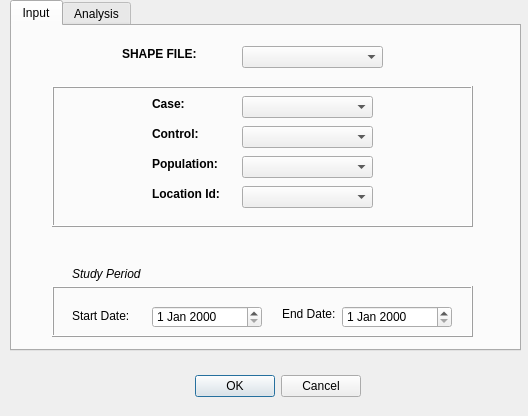
<?xml version="1.0" encoding="UTF-8"?>
<ui version="4.0">
 <class>Dialog</class>
 <widget class="QDialog" name="Dialog">
  <property name="geometry">
   <rect>
    <x>0</x>
    <y>0</y>
    <width>528</width>
    <height>416</height>
   </rect>
  </property>
  <property name="windowTitle">
   <string>Dialog</string>
  </property>
  <widget class="QTabWidget" name="tabWidget">
   <property name="geometry">
    <rect>
     <x>10</x>
     <y>0</y>
     <width>511</width>
     <height>351</height>
    </rect>
   </property>
   <property name="currentIndex">
    <number>0</number>
   </property>
   <widget class="QWidget" name="Input">
    <attribute name="title">
     <string>Input</string>
    </attribute>
    <widget class="QLabel" name="label">
     <property name="geometry">
      <rect>
       <x>110</x>
       <y>20</y>
       <width>81</width>
       <height>16</height>
      </rect>
     </property>
     <property name="font">
      <font>
       <family>Lao UI</family>
       <weight>75</weight>
       <bold>true</bold>
      </font>
     </property>
     <property name="text">
      <string>SHAPE FILE:</string>
     </property>
    </widget>
    <widget class="QComboBox" name="comboBox_5">
     <property name="geometry">
      <rect>
       <x>230</x>
       <y>20</y>
       <width>141</width>
       <height>22</height>
      </rect>
     </property>
    </widget>
    <widget class="QLabel" name="label_10">
     <property name="geometry">
      <rect>
       <x>60</x>
       <y>240</y>
       <width>91</width>
       <height>16</height>
      </rect>
     </property>
     <property name="text">
      <string>&lt;html&gt;&lt;head/&gt;&lt;body&gt;&lt;p&gt;&lt;span style=&quot; font-style:italic; color:#000000;&quot;&gt;Study Period&lt;/span&gt;&lt;/p&gt;&lt;/body&gt;&lt;/html&gt;</string>
     </property>
     <property name="textFormat">
      <enum>Qt::AutoText</enum>
     </property>
    </widget>
    <widget class="QFrame" name="frame_2">
     <property name="geometry">
      <rect>
       <x>40</x>
       <y>260</y>
       <width>421</width>
       <height>51</height>
      </rect>
     </property>
     <property name="frameShape">
      <enum>QFrame::Box</enum>
     </property>
     <property name="frameShadow">
      <enum>QFrame::Raised</enum>
     </property>
     <widget class="QLabel" name="label_11">
      <property name="geometry">
       <rect>
        <x>20</x>
        <y>20</y>
        <width>71</width>
        <height>20</height>
       </rect>
      </property>
      <property name="text">
       <string>Start Date:</string>
      </property>
     </widget>
     <widget class="QLabel" name="label_12">
      <property name="geometry">
       <rect>
        <x>230</x>
        <y>20</y>
        <width>61</width>
        <height>16</height>
       </rect>
      </property>
      <property name="text">
       <string>End Date:</string>
      </property>
     </widget>
     <widget class="QDateEdit" name="dateEdit">
      <property name="geometry">
       <rect>
        <x>100</x>
        <y>20</y>
        <width>110</width>
        <height>22</height>
       </rect>
      </property>
     </widget>
     <widget class="QDateEdit" name="dateEdit_2">
      <property name="geometry">
       <rect>
        <x>290</x>
        <y>20</y>
        <width>110</width>
        <height>22</height>
       </rect>
      </property>
     </widget>
    </widget>
    <widget class="QFrame" name="frame">
     <property name="geometry">
      <rect>
       <x>40</x>
       <y>60</y>
       <width>421</width>
       <height>141</height>
      </rect>
     </property>
     <property name="font">
      <font>
       <weight>75</weight>
       <bold>true</bold>
      </font>
     </property>
     <property name="frameShape">
      <enum>QFrame::Box</enum>
     </property>
     <property name="frameShadow">
      <enum>QFrame::Raised</enum>
     </property>
     <widget class="QComboBox" name="comboBox_4">
      <property name="geometry">
       <rect>
        <x>190</x>
        <y>100</y>
        <width>131</width>
        <height>22</height>
       </rect>
      </property>
     </widget>
     <widget class="QLabel" name="label_5">
      <property name="geometry">
       <rect>
        <x>100</x>
        <y>100</y>
        <width>91</width>
        <height>16</height>
       </rect>
      </property>
      <property name="text">
       <string>Location Id:</string>
      </property>
     </widget>
     <widget class="QLabel" name="label_2">
      <property name="geometry">
       <rect>
        <x>100</x>
        <y>10</y>
        <width>53</width>
        <height>16</height>
       </rect>
      </property>
      <property name="text">
       <string>Case:</string>
      </property>
     </widget>
     <widget class="QComboBox" name="comboBox_3">
      <property name="geometry">
       <rect>
        <x>190</x>
        <y>70</y>
        <width>131</width>
        <height>22</height>
       </rect>
      </property>
     </widget>
     <widget class="QLabel" name="label_3">
      <property name="geometry">
       <rect>
        <x>100</x>
        <y>40</y>
        <width>53</width>
        <height>16</height>
       </rect>
      </property>
      <property name="text">
       <string>Control:</string>
      </property>
     </widget>
     <widget class="QComboBox" name="comboBox_2">
      <property name="geometry">
       <rect>
        <x>190</x>
        <y>40</y>
        <width>131</width>
        <height>22</height>
       </rect>
      </property>
     </widget>
     <widget class="QLabel" name="label_4">
      <property name="geometry">
       <rect>
        <x>100</x>
        <y>70</y>
        <width>81</width>
        <height>16</height>
       </rect>
      </property>
      <property name="text">
       <string>Population:</string>
      </property>
     </widget>
     <widget class="QComboBox" name="comboBox">
      <property name="geometry">
       <rect>
        <x>190</x>
        <y>10</y>
        <width>131</width>
        <height>22</height>
       </rect>
      </property>
     </widget>
    </widget>
   </widget>
   <widget class="QWidget" name="Analysis">
    <attribute name="title">
     <string>Analysis</string>
    </attribute>
    <widget class="QLabel" name="label_9">
     <property name="geometry">
      <rect>
       <x>110</x>
       <y>288</y>
       <width>53</width>
       <height>16</height>
      </rect>
     </property>
     <property name="font">
      <font>
       <weight>75</weight>
       <bold>true</bold>
      </font>
     </property>
     <property name="text">
      <string>Output:</string>
     </property>
    </widget>
    <widget class="QLabel" name="label_6">
     <property name="geometry">
      <rect>
       <x>180</x>
       <y>10</y>
       <width>111</width>
       <height>21</height>
      </rect>
     </property>
     <property name="font">
      <font>
       <family>Lao UI</family>
       <weight>75</weight>
       <bold>true</bold>
      </font>
     </property>
     <property name="mouseTracking">
      <bool>false</bool>
     </property>
     <property name="text">
      <string>Probability Model</string>
     </property>
    </widget>
    <widget class="QFrame" name="frame_5">
     <property name="geometry">
      <rect>
       <x>350</x>
       <y>30</y>
       <width>141</width>
       <height>101</height>
      </rect>
     </property>
     <property name="frameShape">
      <enum>QFrame::Box</enum>
     </property>
     <property name="frameShadow">
      <enum>QFrame::Raised</enum>
     </property>
     <widget class="QRadioButton" name="radioButton_15">
      <property name="geometry">
       <rect>
        <x>10</x>
        <y>70</y>
        <width>131</width>
        <height>20</height>
       </rect>
      </property>
      <property name="text">
       <string>High or Low Rates</string>
      </property>
     </widget>
     <widget class="QRadioButton" name="radioButton_13">
      <property name="geometry">
       <rect>
        <x>10</x>
        <y>10</y>
        <width>95</width>
        <height>20</height>
       </rect>
      </property>
      <property name="text">
       <string>High Rates</string>
      </property>
     </widget>
     <widget class="QRadioButton" name="radioButton_14">
      <property name="geometry">
       <rect>
        <x>10</x>
        <y>40</y>
        <width>95</width>
        <height>20</height>
       </rect>
      </property>
      <property name="text">
       <string>Low Rates</string>
      </property>
     </widget>
    </widget>
    <widget class="QLabel" name="label_7">
     <property name="geometry">
      <rect>
       <x>20</x>
       <y>10</y>
       <width>111</width>
       <height>21</height>
      </rect>
     </property>
     <property name="font">
      <font>
       <family>Lao UI</family>
       <weight>75</weight>
       <bold>true</bold>
      </font>
     </property>
     <property name="text">
      <string>Type Of Analysis</string>
     </property>
    </widget>
    <widget class="QLineEdit" name="lineEdit">
     <property name="geometry">
      <rect>
       <x>170</x>
       <y>288</y>
       <width>171</width>
       <height>22</height>
      </rect>
     </property>
    </widget>
    <widget class="QLabel" name="label_8">
     <property name="geometry">
      <rect>
       <x>360</x>
       <y>10</y>
       <width>91</width>
       <height>21</height>
      </rect>
     </property>
     <property name="font">
      <font>
       <family>Lao UI</family>
       <weight>75</weight>
       <bold>true</bold>
      </font>
     </property>
     <property name="text">
      <string>Scan For Areas</string>
     </property>
    </widget>
    <widget class="QToolButton" name="toolButton">
     <property name="geometry">
      <rect>
       <x>350</x>
       <y>290</y>
       <width>27</width>
       <height>20</height>
      </rect>
     </property>
     <property name="text">
      <string>...</string>
     </property>
    </widget>
    <widget class="QFrame" name="frame_6">
     <property name="geometry">
      <rect>
       <x>10</x>
       <y>30</y>
       <width>331</width>
       <height>241</height>
      </rect>
     </property>
     <property name="frameShape">
      <enum>QFrame::Box</enum>
     </property>
     <property name="frameShadow">
      <enum>QFrame::Raised</enum>
     </property>
     <widget class="QComboBox" name="comboBox_7">
      <property name="enabled">
       <bool>false</bool>
      </property>
      <property name="geometry">
       <rect>
        <x>160</x>
        <y>30</y>
        <width>161</width>
        <height>22</height>
       </rect>
      </property>
      <item>
       <property name="text">
        <string>Poisson</string>
       </property>
      </item>
      <item>
       <property name="text">
        <string>Bernoulli</string>
       </property>
      </item>
      <item>
       <property name="text">
        <string>Multinomial</string>
       </property>
      </item>
      <item>
       <property name="text">
        <string>Ordinal</string>
       </property>
      </item>
      <item>
       <property name="text">
        <string>Exponential</string>
       </property>
      </item>
      <item>
       <property name="text">
        <string>Normal</string>
       </property>
      </item>
     </widget>
     <widget class="QComboBox" name="comboBox_10">
      <property name="enabled">
       <bool>false</bool>
      </property>
      <property name="geometry">
       <rect>
        <x>160</x>
        <y>120</y>
        <width>161</width>
        <height>22</height>
       </rect>
      </property>
      <item>
       <property name="text">
        <string>Poisson</string>
       </property>
      </item>
     </widget>
     <widget class="QLabel" name="label_20">
      <property name="geometry">
       <rect>
        <x>10</x>
        <y>10</y>
        <width>141</width>
        <height>16</height>
       </rect>
      </property>
      <property name="font">
       <font>
        <family>Arial</family>
        <italic>true</italic>
       </font>
      </property>
      <property name="text">
       <string>Retrospective Analysis:</string>
      </property>
     </widget>
     <widget class="QLabel" name="label_21">
      <property name="geometry">
       <rect>
        <x>10</x>
        <y>160</y>
        <width>131</width>
        <height>16</height>
       </rect>
      </property>
      <property name="font">
       <font>
        <family>Arial</family>
        <italic>true</italic>
       </font>
      </property>
      <property name="text">
       <string>Prospective Analysis:</string>
      </property>
     </widget>
     <widget class="QComboBox" name="comboBox_13">
      <property name="enabled">
       <bool>false</bool>
      </property>
      <property name="geometry">
       <rect>
        <x>160</x>
        <y>60</y>
        <width>161</width>
        <height>22</height>
       </rect>
      </property>
      <item>
       <property name="text">
        <string>Poisson</string>
       </property>
      </item>
      <item>
       <property name="text">
        <string>Bernoulli</string>
       </property>
      </item>
      <item>
       <property name="text">
        <string>Multinomial</string>
       </property>
      </item>
      <item>
       <property name="text">
        <string>Ordinal</string>
       </property>
      </item>
      <item>
       <property name="text">
        <string>Exponential</string>
       </property>
      </item>
      <item>
       <property name="text">
        <string>Normal</string>
       </property>
      </item>
     </widget>
     <widget class="QComboBox" name="comboBox_8">
      <property name="enabled">
       <bool>false</bool>
      </property>
      <property name="geometry">
       <rect>
        <x>160</x>
        <y>90</y>
        <width>161</width>
        <height>22</height>
       </rect>
      </property>
      <item>
       <property name="text">
        <string>Poisson</string>
       </property>
      </item>
      <item>
       <property name="text">
        <string>Bernoulli</string>
       </property>
      </item>
      <item>
       <property name="text">
        <string>Space-Time Permutation</string>
       </property>
      </item>
      <item>
       <property name="text">
        <string>Multinomial</string>
       </property>
      </item>
      <item>
       <property name="text">
        <string>Ordinal</string>
       </property>
      </item>
      <item>
       <property name="text">
        <string>Exponential</string>
       </property>
      </item>
      <item>
       <property name="text">
        <string>Normal</string>
       </property>
      </item>
     </widget>
     <widget class="QComboBox" name="comboBox_9">
      <property name="enabled">
       <bool>false</bool>
      </property>
      <property name="geometry">
       <rect>
        <x>160</x>
        <y>180</y>
        <width>161</width>
        <height>22</height>
       </rect>
      </property>
      <item>
       <property name="text">
        <string>Poisson</string>
       </property>
      </item>
      <item>
       <property name="text">
        <string>Bernoulli</string>
       </property>
      </item>
      <item>
       <property name="text">
        <string>Multinomial</string>
       </property>
      </item>
      <item>
       <property name="text">
        <string>Ordinal</string>
       </property>
      </item>
      <item>
       <property name="text">
        <string>Exponential</string>
       </property>
      </item>
      <item>
       <property name="text">
        <string>Normal</string>
       </property>
      </item>
     </widget>
     <widget class="QComboBox" name="comboBox_11">
      <property name="enabled">
       <bool>false</bool>
      </property>
      <property name="geometry">
       <rect>
        <x>160</x>
        <y>210</y>
        <width>161</width>
        <height>22</height>
       </rect>
      </property>
      <item>
       <property name="text">
        <string>Poisson</string>
       </property>
      </item>
      <item>
       <property name="text">
        <string>Bernoulli</string>
       </property>
      </item>
      <item>
       <property name="text">
        <string>Space-Time Permutation</string>
       </property>
      </item>
      <item>
       <property name="text">
        <string>Multinomial</string>
       </property>
      </item>
      <item>
       <property name="text">
        <string>Ordinal</string>
       </property>
      </item>
      <item>
       <property name="text">
        <string>Exponential</string>
       </property>
      </item>
      <item>
       <property name="text">
        <string>Normal</string>
       </property>
      </item>
     </widget>
     <widget class="QRadioButton" name="radioButton">
      <property name="enabled">
       <bool>true</bool>
      </property>
      <property name="geometry">
       <rect>
        <x>20</x>
        <y>30</y>
        <width>121</width>
        <height>20</height>
       </rect>
      </property>
      <property name="font">
       <font>
        <family>Arial</family>
        <weight>75</weight>
        <bold>true</bold>
       </font>
      </property>
      <property name="text">
       <string>Purely Spatial:</string>
      </property>
     </widget>
     <widget class="QRadioButton" name="radioButton_2">
      <property name="geometry">
       <rect>
        <x>20</x>
        <y>60</y>
        <width>131</width>
        <height>20</height>
       </rect>
      </property>
      <property name="font">
       <font>
        <family>Arial</family>
        <weight>75</weight>
        <bold>true</bold>
       </font>
      </property>
      <property name="text">
       <string>Purely Temporal:</string>
      </property>
     </widget>
     <widget class="QRadioButton" name="radioButton_3">
      <property name="geometry">
       <rect>
        <x>20</x>
        <y>90</y>
        <width>111</width>
        <height>20</height>
       </rect>
      </property>
      <property name="font">
       <font>
        <family>Arial</family>
        <weight>75</weight>
        <bold>true</bold>
       </font>
      </property>
      <property name="text">
       <string>Space-Time:</string>
      </property>
     </widget>
     <widget class="QRadioButton" name="radioButton_4">
      <property name="geometry">
       <rect>
        <x>20</x>
        <y>120</y>
        <width>141</width>
        <height>20</height>
       </rect>
      </property>
      <property name="font">
       <font>
        <family>Arial</family>
        <weight>75</weight>
        <bold>true</bold>
       </font>
      </property>
      <property name="text">
       <string>Spatial Variation:</string>
      </property>
     </widget>
     <widget class="QRadioButton" name="radioButton_5">
      <property name="geometry">
       <rect>
        <x>20</x>
        <y>180</y>
        <width>141</width>
        <height>20</height>
       </rect>
      </property>
      <property name="font">
       <font>
        <family>Arial</family>
        <weight>75</weight>
        <bold>true</bold>
       </font>
      </property>
      <property name="text">
       <string>Purely Temporal:</string>
      </property>
     </widget>
     <widget class="QRadioButton" name="radioButton_6">
      <property name="geometry">
       <rect>
        <x>20</x>
        <y>210</y>
        <width>111</width>
        <height>20</height>
       </rect>
      </property>
      <property name="font">
       <font>
        <family>Arial</family>
        <weight>75</weight>
        <bold>true</bold>
       </font>
      </property>
      <property name="text">
       <string>Space-Time:</string>
      </property>
     </widget>
    </widget>
   </widget>
  </widget>
  <widget class="QDialogButtonBox" name="buttonBox">
   <property name="enabled">
    <bool>true</bool>
   </property>
   <property name="geometry">
    <rect>
     <x>20</x>
     <y>370</y>
     <width>341</width>
     <height>32</height>
    </rect>
   </property>
   <property name="orientation">
    <enum>Qt::Horizontal</enum>
   </property>
   <property name="standardButtons">
    <set>QDialogButtonBox::Cancel|QDialogButtonBox::Ok</set>
   </property>
  </widget>
 </widget>
 <resources/>
 <connections>
  <connection>
   <sender>buttonBox</sender>
   <signal>accepted()</signal>
   <receiver>Dialog</receiver>
   <slot>accept()</slot>
   <hints>
    <hint type="sourcelabel">
     <x>248</x>
     <y>254</y>
    </hint>
    <hint type="destinationlabel">
     <x>157</x>
     <y>274</y>
    </hint>
   </hints>
  </connection>
  <connection>
   <sender>buttonBox</sender>
   <signal>rejected()</signal>
   <receiver>Dialog</receiver>
   <slot>reject()</slot>
   <hints>
    <hint type="sourcelabel">
     <x>316</x>
     <y>260</y>
    </hint>
    <hint type="destinationlabel">
     <x>286</x>
     <y>274</y>
    </hint>
   </hints>
  </connection>
 </connections>
</ui>
